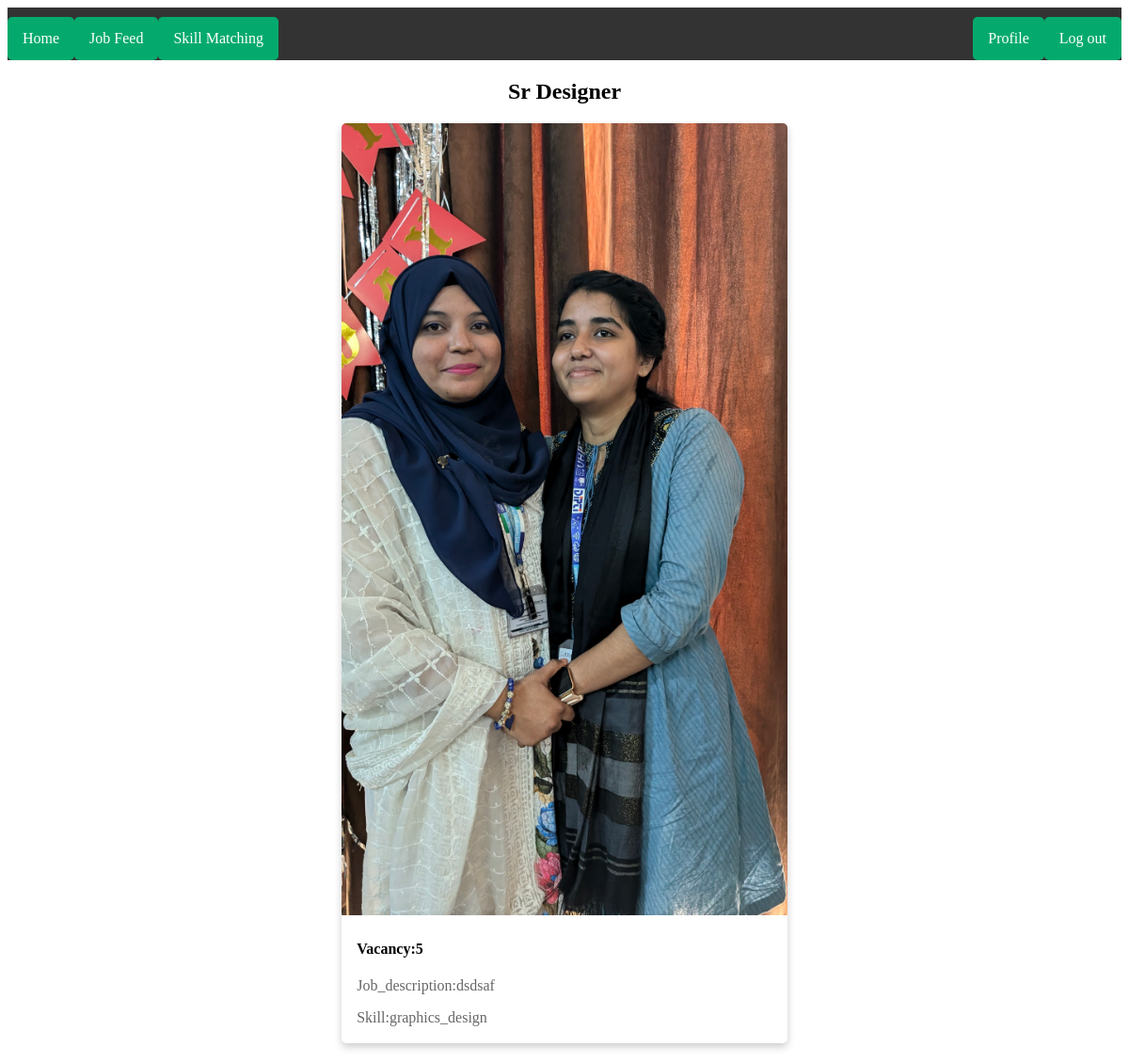
The page /viewJob/16 on the database its author committed.
### myApp/models.py (models this page shows, shortened)
class JobModel(models.Model):
    JOB_TYPE_CHOICES=[
        ('full_time', 'Full Time'),
        ('part_time', 'Part Time'),
    ]
    SKILLS=[
        ('programming','Programming'),
        ('networking','Networking'),
        ('graphics_design','Graphics_design'),
    ]
    skills=models.CharField(choices=SKILLS,max_length=100,null=True)
    user=models.ForeignKey(customUser,null=True,blank=True,on_delete=models.CASCADE)
    job_title = models.CharField(max_length=200, null=True, blank=True)
    vacancy = models.CharField(max_length=200, null=True, blank=True)
    job_description = models.TextField(null=True, blank=True)
    category = models.CharField(max_length=50, choices=JOB_TYPE_CHOICES, null=True, blank=True)
    image=models.ImageField(upload_to="Media/Pro_pic",null=True)
    created_at=models.DateTimeField(auto_now_add=True,null=True)

### myProject/views.py (the view)
# urls.py: path('viewJob/<str:id>', viewJob, name='viewJob'),
def viewJob(request,id):
    job=JobModel.objects.get(id=id)
    context={
        'job':job
    }
    return render(request,"viewJob.html",context)

### Template/viewJob.html (shortened to what this page needs)
{% extends 'base.html' %}
{% block body %}
<!DOCTYPE html>
<html>
<head>
</head>
<body>
<h2>{{job.job_title}}</h2>
<div class="card">
    <img src="/{{job.image}}" alt="Avatar" height="50px" width="100px">
  <div class="container">
    <h4><b>Vacancy:{{job.vacancy}}</b></h4>
    <p>Job_description:{{job.job_description}}</p>
    <p>Skill:{{job.skills}}</p>
  </div>
</div>
</body>
</html>
{% endblock body %}

### Template/base.html (style rules this page uses)
.card { box-shadow: 0 4px 8px rgba(0, 0, 0, 0.2); transition: 0.3s; width: 40%; margin: 20px auto; background-color: white; border-radius: 5px; overflow: hidden; }
.card img { width: 100%; height: auto; }
.container { padding: 16px; }
h2 { text-align: center; }
p { color: #666; }

### Template/viewJob.html (style rules this page uses)
.card { box-shadow: 0 4px 8px 0 rgba(0,0,0,0.2); transition: 0.3s; width: 40%; }
.container { padding: 2px 16px; }

### rows shown on the page
JobModel: job_title "Sr Designer", image (picture), vacancy "5", job_description "dsdsaf", skills "graphics_design"
